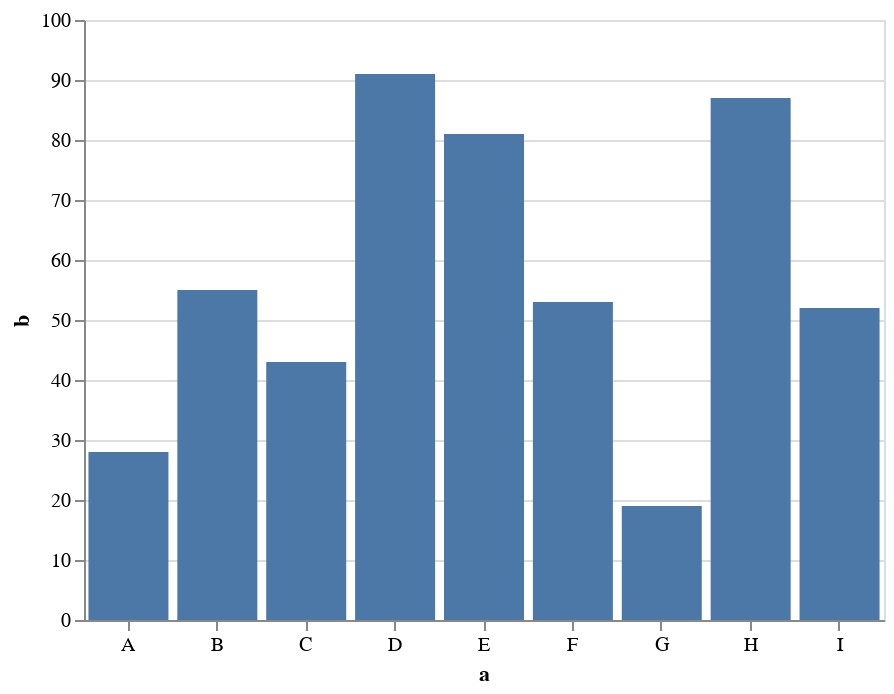

This figure's notebook cell:
### Markdown cell above
A bar chart encodes quantitative values as the length of regular bars.

### Code cell
# Source: https://vega.github.io/vega-lite/examples/bar.html

data = [
  %{"a" => "A", "b" => 28},
  %{"a" => "B", "b" => 55},
  %{"a" => "C", "b" => 43},
  %{"a" => "D", "b" => 91},
  %{"a" => "E", "b" => 81},
  %{"a" => "F", "b" => 53},
  %{"a" => "G", "b" => 19},
  %{"a" => "H", "b" => 87},
  %{"a" => "I", "b" => 52}
]

Vl.new(width: 400, height: 300)
|> Vl.data_from_values(data)
|> Vl.mark(:bar)
|> Vl.encode_field(:x, "a", type: :nominal, axis: [label_angle: 0])
|> Vl.encode_field(:y, "b", type: :quantitative)

### Figure 1 — Vega-Lite specification as saved in the notebook (floating-point values rounded to 4 significant figures)
{"$schema": "https://vega.github.io/schema/vega-lite/v4.json", "data": {"values": [{"a": "A", "b": 28}, {"a": "B", "b": 55}, {"a": "C", "b": 43}, {"a": "D", "b": 91}, {"a": "E", "b": 81}, {"a": "F", "b": 53}, {"a": "G", "b": 19}, {"a": "H", "b": 87}, {"a": "I", "b": 52}]}, "encoding": {"x": {"axis": {"labelAngle": 0}, "field": "a", "type": "nominal"}, "y": {"field": "b", "type": "quantitative"}}, "height": 300, "mark": "bar", "width": 400}
